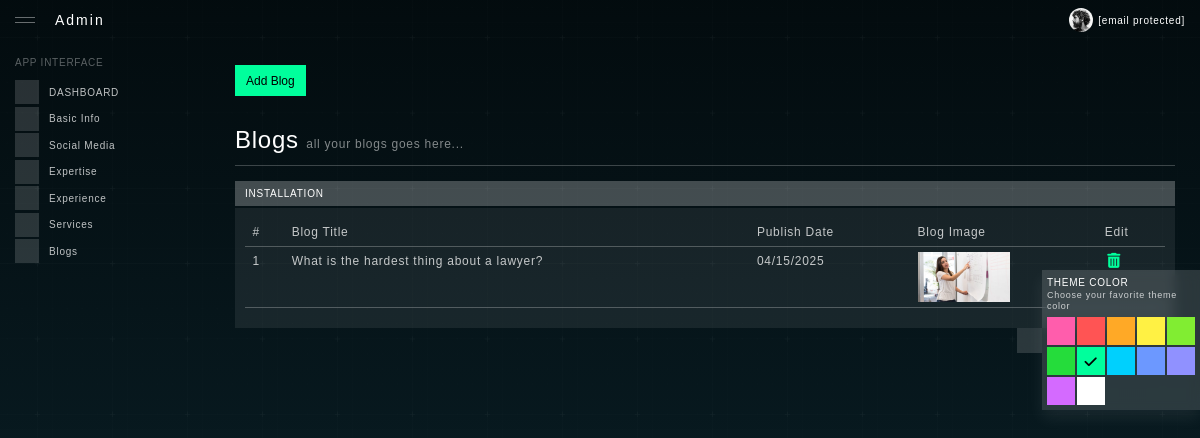
Screenshot of /admin/blogs.php (signed in) with the database file from the repository.
### tables this page shows
CREATE TABLE `doctors_blog` (
  `blog_id` int(11) NOT NULL,
  `doctor_id` int(11) NOT NULL,
  `blog_title` varchar(500) NOT NULL,
  `publish_date` varchar(255) NOT NULL,
  `blog_body` text NOT NULL,
  `blog_image` varchar(500) NOT NULL,
  `inserted_at` datetime NOT NULL,
  `updated_at` datetime NOT NULL
);

### admin/config/dbConfig.php (called while the page is built, shortened)
<?php
class DBController {
    private $host = "localhost";
    private $user = "root";
    private $password = "";
    private $database = "doctor_demo";
    private $conn;
    function __construct() {
        $this->conn = $this->connectDB();
    }
    function connectDB() {
        $conn = mysqli_connect($this->host,$this->user,$this->password,$this->database);
        return $conn;
    }
    function runQuery($query) {
        $result = mysqli_query($this->conn,$query);
        while($row=mysqli_fetch_assoc($result)) {
            $resultset[] = $row;
        }
        if(!empty($resultset))
            return $resultset;
    }
    function numRows($query) {
        $result  = mysqli_query($this->conn,$query);
        $rowcount = mysqli_num_rows($result);
        return $rowcount;
    }
}

### admin/blogs.php (the view, shortened to what this page needs)
<?php
require_once('config/dbConfig.php');
$db_handle = new DBController();
?>
<!DOCTYPE html>
<html lang="en">
<head>
    <?php include ('includes/css.php');?>
</head>
<body >
<div id="app" class="app">
    <?php include ('includes/headerfile.php');?>
    <?php include ('includes/sidemenu.php');?>
    <div id="content" class="app-content">
        <div class="container">
            <button type="button" class="btn btn-theme me-2 mb-5 mt-3" data-bs-toggle="modal" data-bs-target="#modalCoverExample">Add Blog</button>
            <div class="row justify-content-center">
                <div class="col-xl-12">
                    <div class="row">
                        <div class="col-xl-12">
                            <h1 class="page-header">
                                Blogs <small>all your blogs goes here...</small>
                            </h1>
                            <hr class="mb-4 opacity-3" />
                            <div id="datatable" class="mb-5">
                                <div class="card">
                                    <div class="card-header with-btn">
                                        INSTALLATION
                                        <div class="card-header-btn">
                                            <a href="#" data-toggle="card-collapse" class="btn"><iconify-icon icon="material-symbols-light:stat-minus-1"></iconify-icon></a>
                                            <a href="#" data-toggle="card-expand" class="btn"><iconify-icon icon="material-symbols-light:fullscreen"></iconify-icon></a>
                                            <a href="#" data-toggle="card-remove" class="btn"><iconify-icon icon="material-symbols-light:close-rounded"></iconify-icon></a>
                                        </div>
                                    </div>
                                    <div class="card-body">
                                        <table id="datatableDefault" width="100%" class="table text-nowrap">
                                            <thead>
                                            <tr>
                                                <th>#</th>
                                                <th>Blog Title</th>
                                                <th>Publish Date</th>
                                                <th>Blog Image</th>
                                                <th>Edit</th>
                                            </tr>
                                            </thead>
                                            <tbody>
                                            <?php
                                            $query = "SELECT * FROM doctors_blog where doctor_id = '1'";
                                            $blogs = $db_handle->runQuery($query);
                                            $b_no = $db_handle->numRows($query);
                                            for($i=0; $i<$b_no; $i++){
                                                ?>
                                                <tr>
                                                    <td><?php echo $i+1;?></td>
                                                    <td><?php echo $blogs[$i]['blog_title'];?></td>
                                                    <td><?php echo $blogs[$i]['publish_date'];?></td>
                                                    <td><img style="height: 50px; width: auto" src="../<?php echo $blogs[$i]['blog_image'];?>"/> </td>
                                                    <td>
                                                        <a href="Delete?dlt=<?php echo $blogs[$i]['blog_id'];?>"><i class="fas fa-lg fa-fw me-2 fa-trash-alt"></i></a>
                                                    </td>
                                                </tr>
                                                <?php
                                            }
                                            ?>
                                            </tbody>
                                        </table>
                                    </div>
                                </div>
                            </div>
                        </div>
                    </div>
                </div>
            </div>
        </div>
    </div>
    <?php include ('includes/themecolor.php');?>
</div>
</body>
</html>

### rows the page displays
doctors_blog: blog_title "What is the hardest thing about a lawyer?", publish_date "04/15/2025", blog_image (picture)
